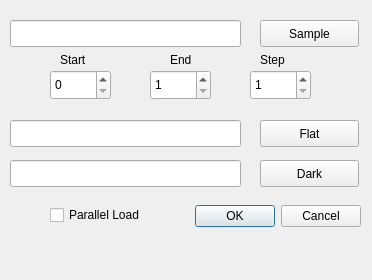
<?xml version="1.0" encoding="UTF-8"?>
<ui version="4.0">
 <class>Dialog</class>
 <widget class="QDialog" name="Dialog">
  <property name="geometry">
   <rect>
    <x>0</x>
    <y>0</y>
    <width>372</width>
    <height>280</height>
   </rect>
  </property>
  <property name="windowTitle">
   <string>Dialog</string>
  </property>
  <widget class="QDialogButtonBox" name="buttonBox">
   <property name="geometry">
    <rect>
     <x>20</x>
     <y>200</y>
     <width>341</width>
     <height>32</height>
    </rect>
   </property>
   <property name="orientation">
    <enum>Qt::Horizontal</enum>
   </property>
   <property name="standardButtons">
    <set>QDialogButtonBox::Cancel|QDialogButtonBox::Ok</set>
   </property>
  </widget>
  <widget class="QPushButton" name="sampleButton">
   <property name="geometry">
    <rect>
     <x>260</x>
     <y>20</y>
     <width>99</width>
     <height>27</height>
    </rect>
   </property>
   <property name="text">
    <string>Sample</string>
   </property>
  </widget>
  <widget class="QLineEdit" name="samplePath">
   <property name="geometry">
    <rect>
     <x>10</x>
     <y>20</y>
     <width>231</width>
     <height>27</height>
    </rect>
   </property>
  </widget>
  <widget class="QSpinBox" name="index_start">
   <property name="geometry">
    <rect>
     <x>50</x>
     <y>70</y>
     <width>61</width>
     <height>30</height>
    </rect>
   </property>
   <property name="maximum">
    <number>9999999</number>
   </property>
  </widget>
  <widget class="QSpinBox" name="index_end">
   <property name="geometry">
    <rect>
     <x>150</x>
     <y>70</y>
     <width>61</width>
     <height>30</height>
    </rect>
   </property>
   <property name="minimum">
    <number>1</number>
   </property>
   <property name="maximum">
    <number>9999999</number>
   </property>
  </widget>
  <widget class="QSpinBox" name="index_step">
   <property name="geometry">
    <rect>
     <x>250</x>
     <y>70</y>
     <width>61</width>
     <height>30</height>
    </rect>
   </property>
   <property name="minimum">
    <number>1</number>
   </property>
   <property name="maximum">
    <number>9999999</number>
   </property>
   <property name="value">
    <number>1</number>
   </property>
  </widget>
  <widget class="QLabel" name="label">
   <property name="geometry">
    <rect>
     <x>60</x>
     <y>50</y>
     <width>41</width>
     <height>20</height>
    </rect>
   </property>
   <property name="text">
    <string>Start</string>
   </property>
  </widget>
  <widget class="QLabel" name="label_2">
   <property name="geometry">
    <rect>
     <x>170</x>
     <y>50</y>
     <width>31</width>
     <height>20</height>
    </rect>
   </property>
   <property name="text">
    <string>End</string>
   </property>
  </widget>
  <widget class="QLabel" name="label_3">
   <property name="geometry">
    <rect>
     <x>260</x>
     <y>50</y>
     <width>31</width>
     <height>20</height>
    </rect>
   </property>
   <property name="text">
    <string>Step</string>
   </property>
  </widget>
  <widget class="QLineEdit" name="flatPath">
   <property name="geometry">
    <rect>
     <x>10</x>
     <y>120</y>
     <width>231</width>
     <height>27</height>
    </rect>
   </property>
  </widget>
  <widget class="QLineEdit" name="darkPath">
   <property name="geometry">
    <rect>
     <x>10</x>
     <y>160</y>
     <width>231</width>
     <height>27</height>
    </rect>
   </property>
  </widget>
  <widget class="QPushButton" name="flatButton">
   <property name="geometry">
    <rect>
     <x>260</x>
     <y>120</y>
     <width>99</width>
     <height>27</height>
    </rect>
   </property>
   <property name="text">
    <string>Flat</string>
   </property>
  </widget>
  <widget class="QPushButton" name="darkButton">
   <property name="geometry">
    <rect>
     <x>260</x>
     <y>160</y>
     <width>99</width>
     <height>27</height>
    </rect>
   </property>
   <property name="text">
    <string>Dark</string>
   </property>
  </widget>
  <widget class="QCheckBox" name="parallelLoad">
   <property name="geometry">
    <rect>
     <x>50</x>
     <y>200</y>
     <width>121</width>
     <height>30</height>
    </rect>
   </property>
   <property name="text">
    <string>Parallel Load</string>
   </property>
  </widget>
 </widget>
 <resources/>
 <connections>
  <connection>
   <sender>buttonBox</sender>
   <signal>accepted()</signal>
   <receiver>Dialog</receiver>
   <slot>accept()</slot>
   <hints>
    <hint type="sourcelabel">
     <x>248</x>
     <y>254</y>
    </hint>
    <hint type="destinationlabel">
     <x>157</x>
     <y>274</y>
    </hint>
   </hints>
  </connection>
  <connection>
   <sender>buttonBox</sender>
   <signal>rejected()</signal>
   <receiver>Dialog</receiver>
   <slot>reject()</slot>
   <hints>
    <hint type="sourcelabel">
     <x>316</x>
     <y>260</y>
    </hint>
    <hint type="destinationlabel">
     <x>286</x>
     <y>274</y>
    </hint>
   </hints>
  </connection>
 </connections>
</ui>
